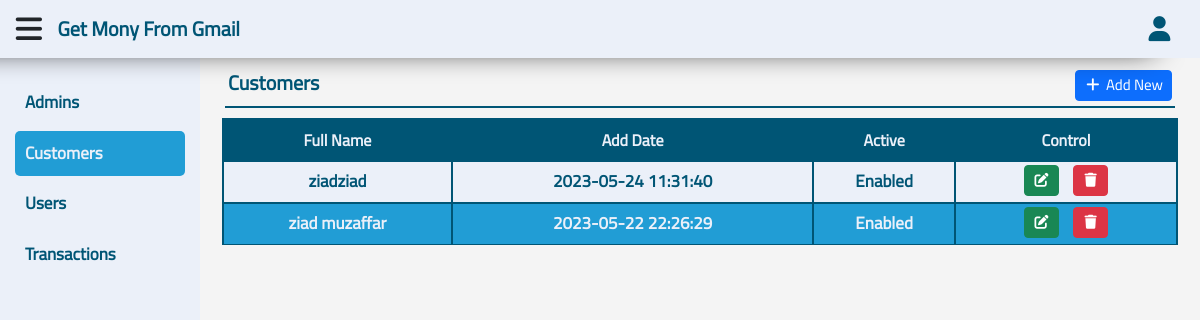
The page /customers.php?Page=View (signed in) on the database its author committed.
### tables this page shows
CREATE TABLE `customers` (
  `id` int(11) NOT NULL,
  `fullname` text NOT NULL,
  `cu_date` timestamp NOT NULL DEFAULT current_timestamp(),
  `active` int(1) NOT NULL DEFAULT 0
);

### function.php (called while the page is built, shortened)
<?php
function getData ($table, $where = '1 = 1', $value = null, $by = 'id', $order = 'DESC', $limit = null) {
    global $con;
    $statment = $con->prepare("SELECT * FROM $table WHERE $where ORDER BY $by $order $limit");
    $statment->execute($value);
    return $statment->fetchAll();
}
function printName($number) {
    if ($number == 1) {
        return 'Enabled';
    } else {
        return 'Disabled';
    }
}

### inc/page/customers/view.php (the view, shortened to what this page needs)
<div class="content">
    <nav class="navbar navbar-expand-lg">
        <a class="navbar-brand">
            <span><?php echo $pageTitle ?></span>
        </a>
        <div class="collapse navbar-collapse" id="navbarSupportedContent">
            <ul class="navbar-nav me-auto mb-2 mb-lg-0">
                <li class="nav-item">
                    <a class="nav-link btn btn-primary btn-sm" aria-current="page" href="?Page=Add">
                        <i class="fa fa-plus fa-fw"></i>
                        <span>Add New</span>
                    </a>
                </li>
            </ul>
        </div>
    </nav>
    <div class="container">
        <div class="table-responsive">
            <table class="table">
                <thead>
                    <tr>
                        <th scope="col">Full Name</th>
                        <th scope="col">Add Date</th>
                        <th scope="col">Active</th>
                        <th scope="col">Control</th>
                    </tr>
                </thead>
                <tbody>
                    <?php foreach (getData('customers') as $all) { ?>
                    <tr>
                        <td><?php echo $all['fullname'] ?></td>
                        <td><?php echo $all['cu_date'] ?></td>
                        <td><?php echo printName($all['active']) ?></td>
                        <td>
                            <a href="?Page=Edit&ID=<?php echo $all['id'] ?>" class="btn btn-success btn-sm">
                                <i class="fa fa-edit fa-fw"></i>
                            </a>
                            <a href="#delete" class="btn btn-danger btn-sm" data-id="<?php echo $all['id']?>" data-page="customers">
                                <i class="fa fa-trash fa-fw"></i>
                            </a>
                        </td>
                    </tr>
                    <?php } ?>
                </tbody>
            </table>
        </div>
    </div>
</div>

### lay/css/style.css (style rules this page uses)
:root { --background: #ebf0f9; --primary: white; --secondry: #005575; --third: #219dd5; }
* { box-sizing: border-box; font-family: 'Cairo'; }
body { background-color: #f4f4f4; }
ul { list-style: none; }
a { text-decoration: none; }
P, ul { margin: 0; padding: 0; }
.content { position: relative; top: 50px; left: 200px; width: calc(100% - 200px); transition: .3s; padding: 10px; }
.navbar { border-bottom: 2px solid var(--secondry); margin: 0 15px 10px; padding: 3px; }
.navbar .navbar-brand { color: var(--secondry); font-weight: bold; font-size: 20px; margin: 0; }
.navbar ul { margin: 5px 0; }
.navbar ul a,.navbar ul a:hover,.navbar ul a:focus { padding: 3px; color: white; font-size: 15px; }
table thead { background-color: var(--secondry); color: var(--background); }
table tbody tr { color: var(--secondry); font-size: 17px; }
table tbody tr td { padding: 3px !important; font-weight: bold; }
table tbody tr:nth-child(odd) { background-color: var(--background); color: var(--secondry); }
table tbody tr:nth-child(even) { background-color: var(--third); color: var(--background); }
table th, table td { border: 2px solid var(--secondry); vertical-align: middle; text-align: center; }
table td a { margin: 0 5px 3px; }

### rows shown on the page
customers: fullname "ziadziad", cu_date "2023-05-24 11:31:40", active "Enabled"
customers: fullname "ziad muzaffar", cu_date "2023-05-22 22:26:29", active "Enabled"

### other values the page prints
$pageTitle "Customers"
